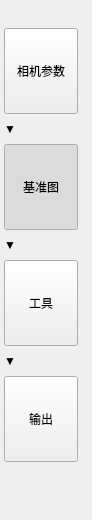
       <widget class="QFrame" name="setupStepRail">
        <property name="minimumSize">
         <size>
          <width>92</width>
          <height>0</height>
         </size>
        </property>
        <property name="maximumSize">
         <size>
          <width>92</width>
          <height>16777215</height>
         </size>
        </property>
        <property name="frameShape">
         <enum>QFrame::NoFrame</enum>
        </property>
        <layout class="QVBoxLayout" name="verticalLayout_steps">
         <property name="spacing">
          <number>8</number>
         </property>
         <property name="leftMargin">
          <number>4</number>
         </property>
         <property name="topMargin">
          <number>28</number>
         </property>
         <property name="rightMargin">
          <number>4</number>
         </property>
         <property name="bottomMargin">
          <number>18</number>
         </property>
         <item>
          <widget class="QToolButton" name="cameraStepButton">
           <property name="minimumSize">
            <size>
             <width>74</width>
             <height>86</height>
            </size>
           </property>
           <property name="text">
            <string>相机参数</string>
           </property>
           <property name="icon">
            <iconset resource="../resources/resources.qrc">
             <normaloff>:/icons/camera.svg</normaloff>:/icons/camera.svg</iconset>
           </property>
           <property name="iconSize">
            <size>
             <width>32</width>
             <height>32</height>
            </size>
           </property>
           <property name="checkable">
            <bool>true</bool>
           </property>
           <property name="toolButtonStyle">
            <enum>Qt::ToolButtonTextUnderIcon</enum>
           </property>
          </widget>
         </item>
         <item>
          <widget class="QLabel" name="stepDividerLabel1">
           <property name="text">
            <string>▼</string>
           </property>
           <property name="stepArrow" stdset="0">
            <bool>true</bool>
           </property>
          </widget>
         </item>
         <item>
          <widget class="QToolButton" name="referenceStepButton">
           <property name="minimumSize">
            <size>
             <width>74</width>
             <height>86</height>
            </size>
           </property>
           <property name="text">
            <string>基准图</string>
           </property>
           <property name="icon">
            <iconset resource="../resources/resources.qrc">
             <normaloff>:/icons/reference.svg</normaloff>:/icons/reference.svg</iconset>
           </property>
           <property name="iconSize">
            <size>
             <width>32</width>
             <height>32</height>
            </size>
           </property>
           <property name="checkable">
            <bool>true</bool>
           </property>
           <property name="checked">
            <bool>true</bool>
           </property>
           <property name="toolButtonStyle">
            <enum>Qt::ToolButtonTextUnderIcon</enum>
           </property>
          </widget>
         </item>
         <item>
          <widget class="QLabel" name="stepDividerLabel2">
           <property name="text">
            <string>▼</string>
           </property>
           <property name="stepArrow" stdset="0">
            <bool>true</bool>
           </property>
          </widget>
         </item>
         <item>
          <widget class="QToolButton" name="toolsStepButton">
           <property name="minimumSize">
            <size>
             <width>74</width>
             <height>86</height>
            </size>
           </property>
           <property name="text">
            <string>工具</string>
           </property>
           <property name="icon">
            <iconset resource="../resources/resources.qrc">
             <normaloff>:/icons/tool-step.svg</normaloff>:/icons/tool-step.svg</iconset>
           </property>
           <property name="iconSize">
            <size>
             <width>32</width>
             <height>32</height>
            </size>
           </property>
           <property name="checkable">
            <bool>true</bool>
           </property>
           <property name="toolButtonStyle">
            <enum>Qt::ToolButtonTextUnderIcon</enum>
           </property>
          </widget>
         </item>
         <item>
          <widget class="QLabel" name="stepDividerLabel3">
           <property name="text">
            <string>▼</string>
           </property>
           <property name="stepArrow" stdset="0">
            <bool>true</bool>
           </property>
          </widget>
         </item>
         <item>
          <widget class="QToolButton" name="outputStepButton">
           <property name="minimumSize">
            <size>
             <width>74</width>
             <height>86</height>
            </size>
           </property>
           <property name="text">
            <string>输出</string>
           </property>
           <property name="icon">
            <iconset resource="../resources/resources.qrc">
             <normaloff>:/icons/output.svg</normaloff>:/icons/output.svg</iconset>
           </property>
           <property name="iconSize">
            <size>
             <width>32</width>
             <height>32</height>
            </size>
           </property>
           <property name="checkable">
            <bool>true</bool>
           </property>
           <property name="toolButtonStyle">
            <enum>Qt::ToolButtonTextUnderIcon</enum>
           </property>
          </widget>
         </item>
         <item>
          <spacer name="verticalSpacer_steps">
           <property name="orientation">
            <enum>Qt::Vertical</enum>
           </property>
           <property name="sizeHint" stdset="0">
            <size>
             <width>20</width>
             <height>40</height>
            </size>
           </property>
          </spacer>
         </item>
        </layout>
       </widget>
